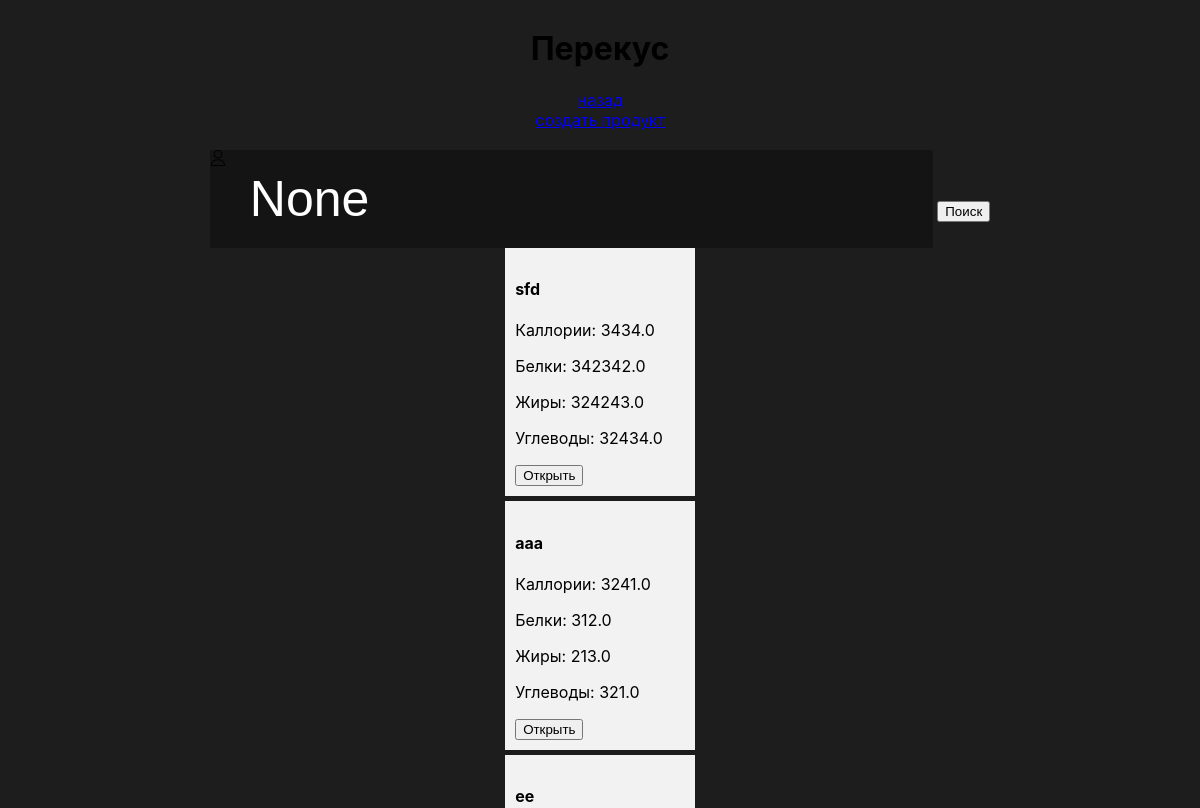
The app's page /snack/, older data.
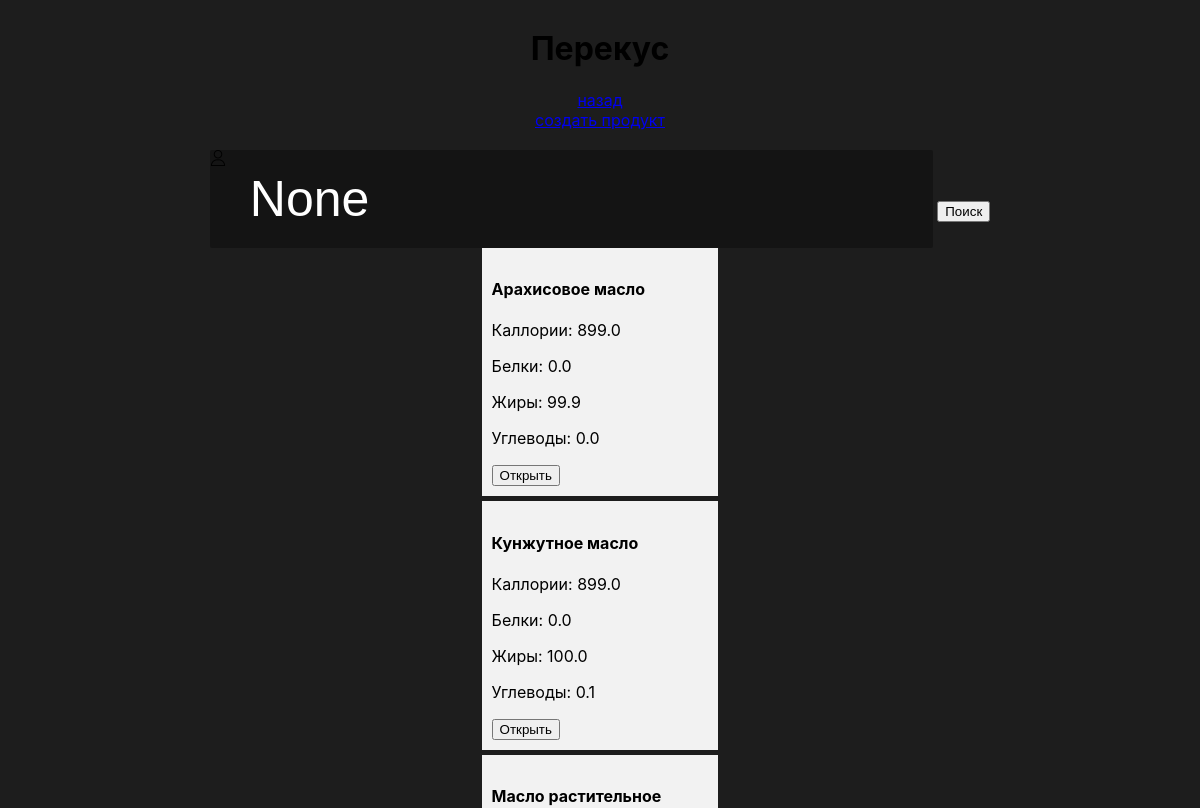
The same page, newer data.
### webflut/models.py (models this page shows, shortened)
class Add_Product(models.Model):
    name = models.TextField()
    calories_in = models.FloatField()
    proteins = models.FloatField()
    fats = models.FloatField()
    carbohydrates = models.FloatField()
    class Meta:
        verbose_name = 'Продукты Все'
        verbose_name_plural = 'Продукты Все'

### webflut/views.py (the view)
# urls.py: path('snack/', views.snack, name='snack'),
def snack(request):
    search_query = request.GET.get('search')
    if request.method == 'POST':
        form = AddProductForm(request.POST)
        if form.is_valid():
            form.save()
            return render(request, 'snack.html', {'form': form, 'search_query': search_query})
    else:
        form = AddProductForm()
    products = Add_Product.objects.all()
    if search_query:
        products = products.filter(name__icontains=search_query)
    return render(request, 'snack.html', {'form': form, 'products': products, 'search_query': search_query})

### webflut/forms.py
class AddProductForm(forms.ModelForm):
    class Meta:
        model = Add_Product
        fields = ['name', 'calories_in', 'proteins', 'fats', 'carbohydrates',]

### webflut/templates/snack.html (shortened to what this page needs)
{% extends 'eatingbase.html' %}
{% block content %}
<h1>Перекус</h1>
<a href="{% url 'calories_and_bjy' %}" class="buttonMod">назад</a>
{% endblock %}
{% block contenbutton %}
<button onclick="openModal4({{ product.id }})">Открыть</button>
{% endblock %}

### webflut/templates/eatingbase.html (shortened to what this page needs)
{% load static %}
<!DOCTYPE html>
<html lang="en">
<head>
  <link href="{% static 'css/main.css' %}" rel="stylesheet">
</head>
<body>
{% block content %}{% endblock %}
<a href="#" class="buttonMod" onclick="openModal()">создать продукт</a>
<form action="" method="GET">
  <input type="text" name="search" placeholder="Search by name" value="{{ search_query }}">
  <button type="submit">Поиск</button>
</form>
<div class="product-container">
{% for product in products %}
  <div class="product-item">
    <h4>{{ product.name }}</h4>
    <p>Каллории: {{ product.calories_in }}</p>
    <p>Белки: {{ product.proteins }}</p>
    <p>Жиры: {{ product.fats }}</p>
    <p>Углеводы: {{ product.carbohydrates }}</p>
{% block contenbutton %}
    {% endblock %}
  </div>
{% empty %}
  <p>Ничего не найдено</p>
{% endfor %}
</div>
</body>
</html>

Row changes from the older to the newer data that the page shows:
removed Add_Product: name "sfd", calories_in "3434.0", proteins "342342.0", fats "324243.0", carbohydrates "32434.0"
removed Add_Product: name "aaa", calories_in "3241.0", proteins "312.0", fats "213.0", carbohydrates "321.0"
removed Add_Product: name "ее"
now on this page (row unchanged): Add_Product: name "Арахисовое масло", calories_in "899.0", proteins "0.0", fats "99.9", carbohydrates "0.0"
now on this page (row unchanged): Add_Product: name "Кунжутное масло", calories_in "899.0", proteins "0.0", fats "100.0", carbohydrates "0.1"
now on this page (row unchanged): Add_Product: name "Масло растительное"
